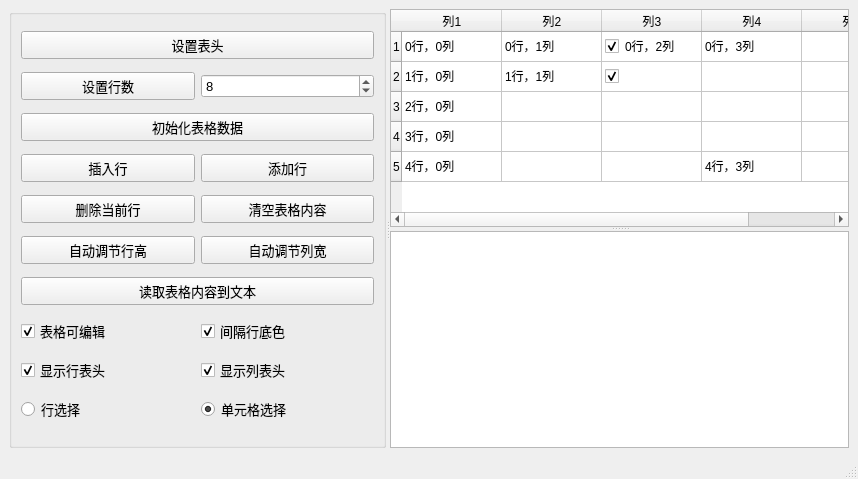
<?xml version="1.0" encoding="UTF-8"?>
<ui version="4.0">
 <class>MainWindow</class>
 <widget class="QMainWindow" name="MainWindow">
  <property name="geometry">
   <rect>
    <x>0</x>
    <y>0</y>
    <width>858</width>
    <height>479</height>
   </rect>
  </property>
  <property name="windowTitle">
   <string>MainWindow</string>
  </property>
  <widget class="QWidget" name="centralWidget">
   <layout class="QVBoxLayout" name="verticalLayout">
    <item>
     <widget class="QSplitter" name="splitter_2">
      <property name="orientation">
       <enum>Qt::Horizontal</enum>
      </property>
      <widget class="QGroupBox" name="groupBox">
       <property name="font">
        <font>
         <pointsize>10</pointsize>
        </font>
       </property>
       <property name="title">
        <string/>
       </property>
       <layout class="QGridLayout" name="gridLayout">
        <item row="0" column="0" colspan="2">
         <widget class="QPushButton" name="btnSetHeader">
          <property name="text">
           <string>设置表头</string>
          </property>
         </widget>
        </item>
        <item row="1" column="0">
         <widget class="QPushButton" name="btnSetRows">
          <property name="text">
           <string>设置行数</string>
          </property>
         </widget>
        </item>
        <item row="1" column="1">
         <widget class="QSpinBox" name="spinRowCount">
          <property name="minimum">
           <number>0</number>
          </property>
          <property name="value">
           <number>8</number>
          </property>
         </widget>
        </item>
        <item row="2" column="0" colspan="2">
         <widget class="QPushButton" name="btnIniData">
          <property name="text">
           <string>初始化表格数据</string>
          </property>
         </widget>
        </item>
        <item row="3" column="0">
         <widget class="QPushButton" name="btnInsertRow">
          <property name="text">
           <string>插入行</string>
          </property>
         </widget>
        </item>
        <item row="3" column="1">
         <widget class="QPushButton" name="btnAppendRow">
          <property name="text">
           <string>添加行</string>
          </property>
         </widget>
        </item>
        <item row="4" column="0">
         <widget class="QPushButton" name="btnDelCurRow">
          <property name="text">
           <string>删除当前行</string>
          </property>
         </widget>
        </item>
        <item row="4" column="1">
         <widget class="QPushButton" name="btnClearContents">
          <property name="text">
           <string>清空表格内容</string>
          </property>
         </widget>
        </item>
        <item row="5" column="0">
         <widget class="QPushButton" name="btnAutoHeight">
          <property name="text">
           <string>自动调节行高</string>
          </property>
         </widget>
        </item>
        <item row="5" column="1">
         <widget class="QPushButton" name="btnAutoWidth">
          <property name="text">
           <string>自动调节列宽</string>
          </property>
         </widget>
        </item>
        <item row="6" column="0" colspan="2">
         <widget class="QPushButton" name="btnReadToText">
          <property name="text">
           <string>读取表格内容到文本</string>
          </property>
         </widget>
        </item>
        <item row="7" column="0">
         <widget class="QCheckBox" name="chkBoxEditable">
          <property name="text">
           <string>表格可编辑</string>
          </property>
          <property name="checked">
           <bool>true</bool>
          </property>
         </widget>
        </item>
        <item row="7" column="1">
         <widget class="QCheckBox" name="chkBoxRowColor">
          <property name="text">
           <string>间隔行底色</string>
          </property>
          <property name="checked">
           <bool>true</bool>
          </property>
         </widget>
        </item>
        <item row="8" column="0">
         <widget class="QCheckBox" name="chkBoxHeaderH">
          <property name="text">
           <string>显示行表头</string>
          </property>
          <property name="checked">
           <bool>true</bool>
          </property>
         </widget>
        </item>
        <item row="8" column="1">
         <widget class="QCheckBox" name="chkBoxHeaderV">
          <property name="text">
           <string>显示列表头</string>
          </property>
          <property name="checked">
           <bool>true</bool>
          </property>
         </widget>
        </item>
        <item row="9" column="0">
         <widget class="QRadioButton" name="radioSelectRow">
          <property name="text">
           <string>行选择</string>
          </property>
         </widget>
        </item>
        <item row="9" column="1">
         <widget class="QRadioButton" name="radioSelectItem">
          <property name="text">
           <string>单元格选择</string>
          </property>
          <property name="checked">
           <bool>true</bool>
          </property>
         </widget>
        </item>
       </layout>
      </widget>
      <widget class="QSplitter" name="splitter">
       <property name="orientation">
        <enum>Qt::Vertical</enum>
       </property>
       <widget class="QTableWidget" name="tableInfo">
        <row>
         <property name="text">
          <string>1</string>
         </property>
        </row>
        <row>
         <property name="text">
          <string>2</string>
         </property>
        </row>
        <row>
         <property name="text">
          <string>3</string>
         </property>
        </row>
        <row>
         <property name="text">
          <string>4</string>
         </property>
        </row>
        <row>
         <property name="text">
          <string>5</string>
         </property>
        </row>
        <column>
         <property name="text">
          <string>列1</string>
         </property>
        </column>
        <column>
         <property name="text">
          <string>列2</string>
         </property>
        </column>
        <column>
         <property name="text">
          <string>列3</string>
         </property>
        </column>
        <column>
         <property name="text">
          <string>列4</string>
         </property>
        </column>
        <column>
         <property name="text">
          <string>列5</string>
         </property>
        </column>
        <item row="0" column="0">
         <property name="text">
          <string>0行，0列</string>
         </property>
        </item>
        <item row="0" column="1">
         <property name="text">
          <string>0行，1列</string>
         </property>
         <property name="icon">
          <iconset resource="../../PythonQt-DemoFullCode2020/chap03Widgets/Demo3_10TableWidget/QtApp/res.qrc">
           <normaloff>:/icons/images/boy.ico</normaloff>:/icons/images/boy.ico</iconset>
         </property>
        </item>
        <item row="0" column="2">
         <property name="text">
          <string>0行，2列</string>
         </property>
         <property name="checkState">
          <enum>Checked</enum>
         </property>
        </item>
        <item row="0" column="3">
         <property name="text">
          <string>0行，3列</string>
         </property>
        </item>
        <item row="1" column="0">
         <property name="text">
          <string>1行，0列</string>
         </property>
        </item>
        <item row="1" column="1">
         <property name="text">
          <string>1行，1列</string>
         </property>
         <property name="icon">
          <iconset resource="../../PythonQt-DemoFullCode2020/chap03Widgets/Demo3_10TableWidget/QtApp/res.qrc">
           <normaloff>:/icons/images/girl.ico</normaloff>:/icons/images/girl.ico</iconset>
         </property>
        </item>
        <item row="1" column="2">
         <property name="text">
          <string/>
         </property>
         <property name="checkState">
          <enum>Checked</enum>
         </property>
        </item>
        <item row="2" column="0">
         <property name="text">
          <string>2行，0列</string>
         </property>
        </item>
        <item row="3" column="0">
         <property name="text">
          <string>3行，0列</string>
         </property>
        </item>
        <item row="4" column="0">
         <property name="text">
          <string>4行，0列</string>
         </property>
        </item>
        <item row="4" column="3">
         <property name="text">
          <string>4行，3列</string>
         </property>
        </item>
       </widget>
       <widget class="QPlainTextEdit" name="textEdit"/>
      </widget>
     </widget>
    </item>
   </layout>
  </widget>
  <widget class="QStatusBar" name="statusBar"/>
 </widget>
 <resources>
  <include location="../../PythonQt-DemoFullCode2020/chap03Widgets/Demo3_10TableWidget/QtApp/res.qrc"/>
 </resources>
 <connections/>
</ui>
